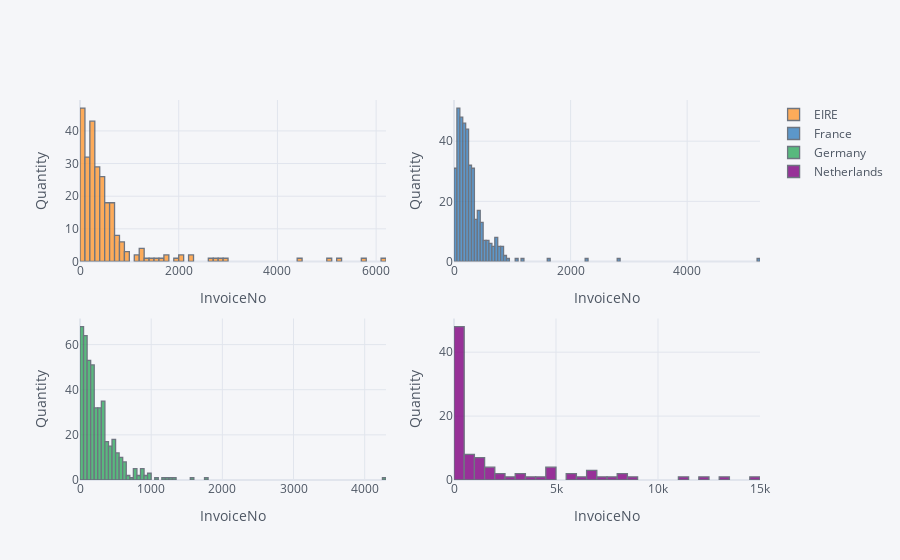

The code cell stored with this chart in its notebook:
### Code cell
table = pd.pivot_table(dataHist, values='Quantity', index='InvoiceNo',
                    columns='Country', aggfunc='sum')
#dataHistGroup = dataHist.groupby(['Country','InvoiceNo']).sum()
#dataHistGroup
table.iplot(subplots=True, kind='histogram', xTitle='InvoiceNo', yTitle='Quantity')

### Figure 1 — Plotly figure (JSON) as saved in the notebook; plotly's stock layout.template omitted (floating-point values rounded to 4 significant figures; data arrays with more than 128 entries replaced by an {"elided": "..."} marker saying what was removed)
{"data": [{"histfunc": "count", "histnorm": "", "marker": {"color": "rgba(255, 153, 51, 1.0)", "line": {"color": "#4D5663", "width": 1.3}}, "name": "EIRE", "opacity": 0.8, "orientation": "v", "type": "histogram", "x": {"elided": "1171 int values"}, "xaxis": "x", "yaxis": "y"}, {"histfunc": "count", "histnorm": "", "marker": {"color": "rgba(55, 128, 191, 1.0)", "line": {"color": "#4D5663", "width": 1.3}}, "name": "France", "opacity": 0.8, "orientation": "v", "type": "histogram", "x": {"elided": "1171 int values"}, "xaxis": "x2", "yaxis": "y2"}, {"histfunc": "count", "histnorm": "", "marker": {"color": "rgba(50, 171, 96, 1.0)", "line": {"color": "#4D5663", "width": 1.3}}, "name": "Germany", "opacity": 0.8, "orientation": "v", "type": "histogram", "x": {"elided": "1171 int values"}, "xaxis": "x3", "yaxis": "y3"}, {"histfunc": "count", "histnorm": "", "marker": {"color": "rgba(128, 0, 128, 1.0)", "line": {"color": "#4D5663", "width": 1.3}}, "name": "Netherlands", "opacity": 0.8, "orientation": "v", "type": "histogram", "x": {"elided": "1171 int values"}, "xaxis": "x4", "yaxis": "y4"}], "layout": {"barmode": "overlay", "legend": {"bgcolor": "#F5F6F9", "font": {"color": "#4D5663"}}, "paper_bgcolor": "#F5F6F9", "plot_bgcolor": "#F5F6F9", "title": {"font": {"color": "#4D5663"}}, "xaxis": {"anchor": "y", "domain": [0, 0.45], "gridcolor": "#E1E5ED", "showgrid": true, "tickfont": {"color": "#4D5663"}, "title": {"font": {"color": "#4D5663"}, "text": "InvoiceNo"}, "zerolinecolor": "#E1E5ED"}, "xaxis2": {"anchor": "y2", "domain": [0.55, 1], "gridcolor": "#E1E5ED", "showgrid": true, "tickfont": {"color": "#4D5663"}, "title": {"font": {"color": "#4D5663"}, "text": "InvoiceNo"}, "zerolinecolor": "#E1E5ED"}, "xaxis3": {"anchor": "y3", "domain": [0, 0.45], "gridcolor": "#E1E5ED", "showgrid": true, "tickfont": {"color": "#4D5663"}, "title": {"font": {"color": "#4D5663"}, "text": "InvoiceNo"}, "zerolinecolor": "#E1E5ED"}, "xaxis4": {"anchor": "y4", "domain": [0.55, 1], "gridcolor": "#E1E5ED", "showgrid": true, "tickfont": {"color": "#4D5663"}, "title": {"font": {"color": "#4D5663"}, "text": "InvoiceNo"}, "zerolinecolor": "#E1E5ED"}, "yaxis": {"anchor": "x", "domain": [0.575, 1], "gridcolor": "#E1E5ED", "showgrid": true, "tickfont": {"color": "#4D5663"}, "title": {"font": {"color": "#4D5663"}, "text": "Quantity"}, "zerolinecolor": "#E1E5ED"}, "yaxis2": {"anchor": "x2", "domain": [0.575, 1], "gridcolor": "#E1E5ED", "showgrid": true, "tickfont": {"color": "#4D5663"}, "title": {"font": {"color": "#4D5663"}, "text": "Quantity"}, "zerolinecolor": "#E1E5ED"}, "yaxis3": {"anchor": "x3", "domain": [0, 0.425], "gridcolor": "#E1E5ED", "showgrid": true, "tickfont": {"color": "#4D5663"}, "title": {"font": {"color": "#4D5663"}, "text": "Quantity"}, "zerolinecolor": "#E1E5ED"}, "yaxis4": {"anchor": "x4", "domain": [0, 0.425], "gridcolor": "#E1E5ED", "showgrid": true, "tickfont": {"color": "#4D5663"}, "title": {"font": {"color": "#4D5663"}, "text": "Quantity"}, "zerolinecolor": "#E1E5ED"}}}
